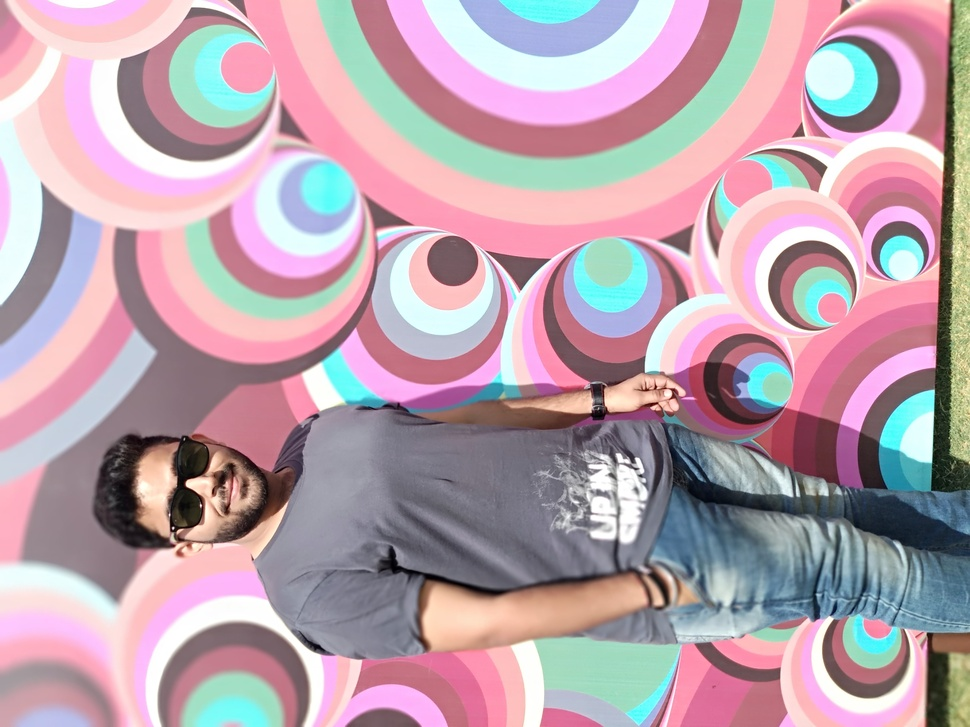
#> input picture day5/vidhan.jpg, 970 x 727 px, shrunk from 4000 x 3000 before the run
$ python test.py
#> lines starting #> are read from the running program, lines starting #| are printed output that depends on the picture
# -*- coding: utf-8 -*-
"""
Created on Tue Feb 19 16:58:54 2019

@author: lenovo
"""
from PIL import Image
img=Image.open("vidhan.jpg")
#> img is the input picture: PIL image 970x727 RGB; mean R, G, B 185.4, 161.9, 172.6
print(img.info)
#| {'jfif': 257, 'jfif_version': (1, 1), 'jfif_unit': 0, 'jfif_density': (1, 1), 'exif': b'Exif\x00\x00MM\x00*\x00\x00\x00\x08\x00\x01\x01\x12\x00\x03\x00\x00\x00\x01\x00\x06\x00\x00\x00\x00\x00\x00', 'dpi': (72, 72)}
print(img.size)
#| (970, 727)
print(img.format)
#| JPEG
img.show()
img_rotate=img.rotate(90)
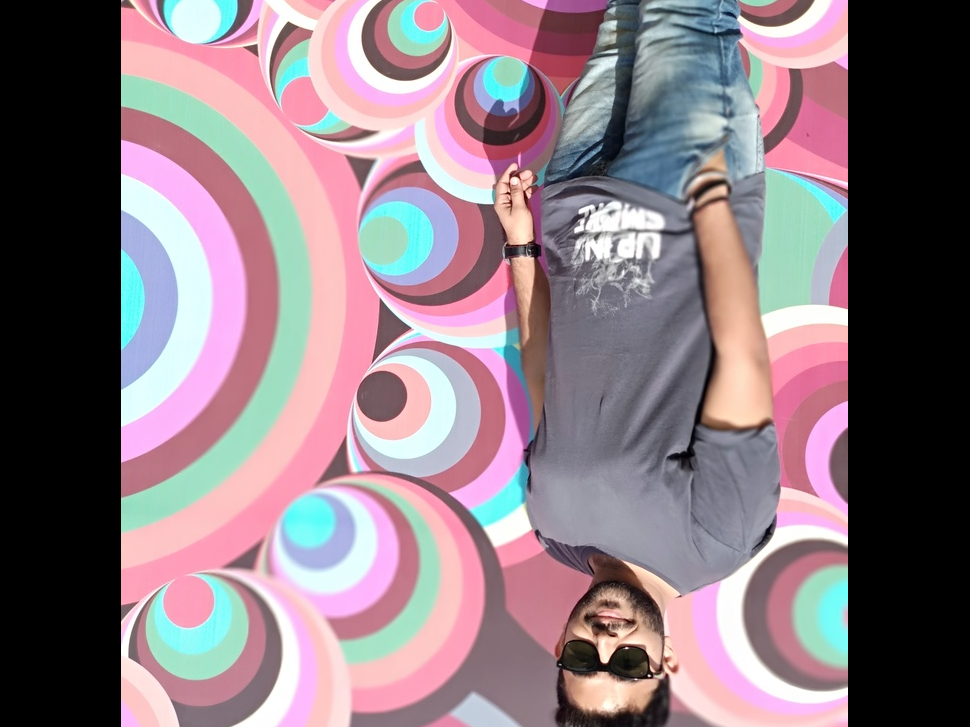
#> img_rotate: PIL image 970x727 RGB; mean R, G, B 138.9, 120.8, 129
img_rotate.show()
img_flip=img.transpose(Image.FLIP_TOP_BOTTOM)
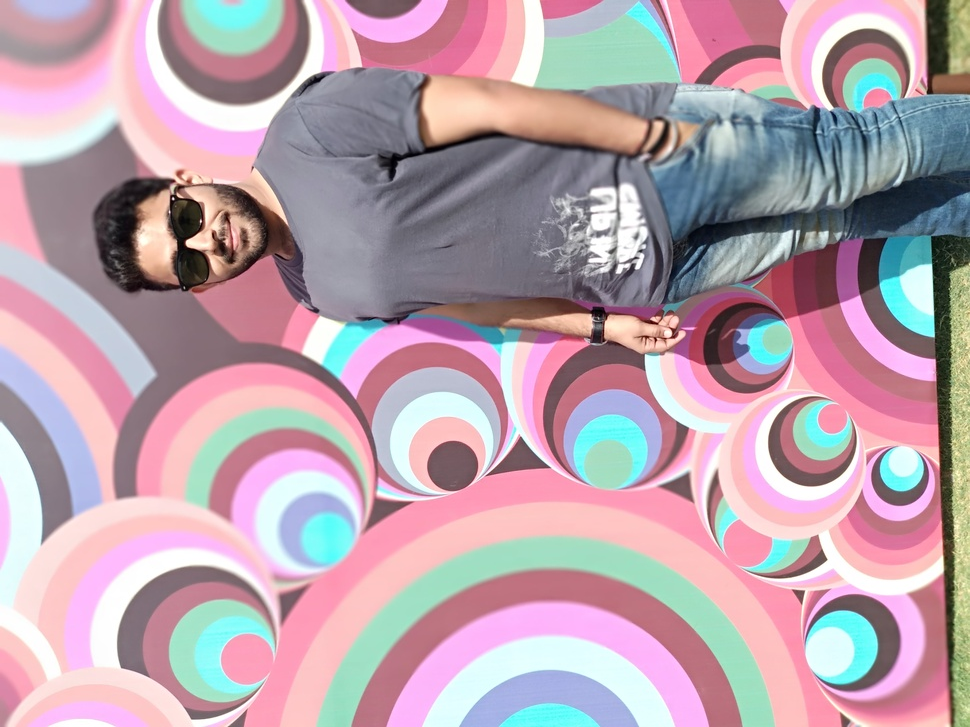
#> img_flip: PIL image 970x727 RGB; mean R, G, B 185.4, 161.9, 172.6
img_flip.show()
